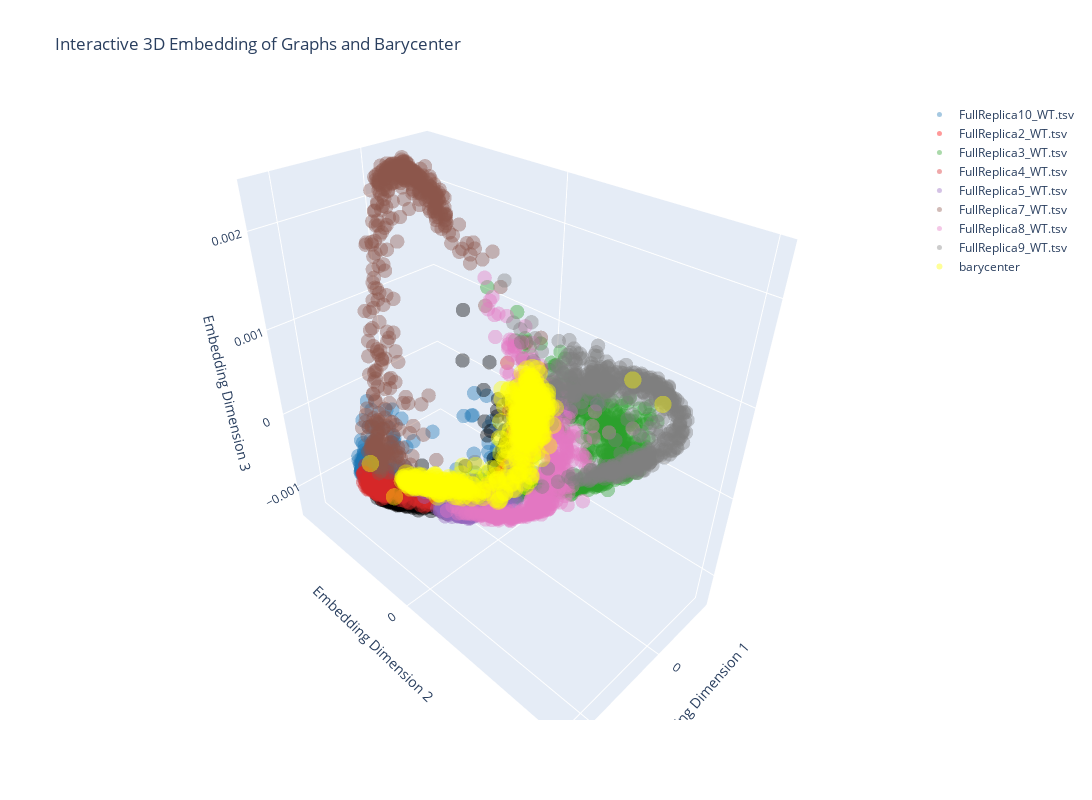

Notebook cell for this chart:
### Code cell
fig = go.Figure()

# Use unique labels directly from ds_bary (no manual addition of 'barycenter')
all_ids = np.unique(meta_data_bary['Rep'])

# Assign colors dynamically
cmap = plt.get_cmap('tab10')
replica_colors = {rep: f'rgb{cmap(i % cmap.N)[:3]}' for i, rep in enumerate(all_ids)}

# Optional: force barycenter to be yellow if it's in the list
if 'barycenter' in replica_colors:
    replica_colors['barycenter'] = 'yellow'

# Plot each group
for replica in all_ids:
    mask = meta_data_bary['Rep'] == replica
    fig.add_trace(go.Scatter3d(
        x=reduced_emb[mask, 0],
        y=reduced_emb[mask, 1],
        z=reduced_emb[mask, 2],
        mode='markers',
        marker=dict(
            size=5 if replica != 'barycenter' else 6,
            opacity=0.4,
            color=replica_colors[replica],
        ),
        name=replica
    ))

# Layout
fig.update_layout(
    title="Interactive 3D Embedding of Graphs and Barycenter",
    scene=dict(
        xaxis_title="Embedding Dimension 1",
        yaxis_title="Embedding Dimension 2",
        zaxis_title="Embedding Dimension 3"
    ),
    width=1200,
    height=800
)

fig.show()

### Figure 1 — Plotly figure (JSON) as saved in the notebook; plotly's stock layout.template omitted (floating-point values rounded to 4 significant figures; data arrays with more than 128 entries replaced by an {"elided": "..."} marker saying what was removed)
{"data": [{"marker": {"color": "rgb(0.12156862745098039, 0.4666666666666667, 0.7058823529411765)", "opacity": 0.4, "size": 5}, "mode": "markers", "name": "FullReplica10_WT.tsv", "type": "scatter3d", "x": {"elided": "492 float values"}, "y": {"elided": "492 float values"}, "z": {"elided": "492 float values"}}, {"marker": {"color": "rgb(1.0, 0.4980392156862745, 0.054901960784313725)", "opacity": 0.4, "size": 5}, "mode": "markers", "name": "FullReplica2_WT.tsv", "type": "scatter3d", "x": {"elided": "495 float values"}, "y": {"elided": "495 float values"}, "z": {"elided": "495 float values"}}, {"marker": {"color": "rgb(0.17254901960784313, 0.6274509803921569, 0.17254901960784313)", "opacity": 0.4, "size": 5}, "mode": "markers", "name": "FullReplica3_WT.tsv", "type": "scatter3d", "x": {"elided": "490 float values"}, "y": {"elided": "490 float values"}, "z": {"elided": "490 float values"}}, {"marker": {"color": "rgb(0.8392156862745098, 0.15294117647058825, 0.1568627450980392)", "opacity": 0.4, "size": 5}, "mode": "markers", "name": "FullReplica4_WT.tsv", "type": "scatter3d", "x": {"elided": "500 float values"}, "y": {"elided": "500 float values"}, "z": {"elided": "500 float values"}}, {"marker": {"color": "rgb(0.5803921568627451, 0.403921568627451, 0.7411764705882353)", "opacity": 0.4, "size": 5}, "mode": "markers", "name": "FullReplica5_WT.tsv", "type": "scatter3d", "x": {"elided": "486 float values"}, "y": {"elided": "486 float values"}, "z": {"elided": "486 float values"}}, {"marker": {"color": "rgb(0.5490196078431373, 0.33725490196078434, 0.29411764705882354)", "opacity": 0.4, "size": 5}, "mode": "markers", "name": "FullReplica7_WT.tsv", "type": "scatter3d", "x": {"elided": "474 float values"}, "y": {"elided": "474 float values"}, "z": {"elided": "474 float values"}}, {"marker": {"color": "rgb(0.8901960784313725, 0.4666666666666667, 0.7607843137254902)", "opacity": 0.4, "size": 5}, "mode": "markers", "name": "FullReplica8_WT.tsv", "type": "scatter3d", "x": {"elided": "500 float values"}, "y": {"elided": "500 float values"}, "z": {"elided": "500 float values"}}, {"marker": {"color": "rgb(0.4980392156862745, 0.4980392156862745, 0.4980392156862745)", "opacity": 0.4, "size": 5}, "mode": "markers", "name": "FullReplica9_WT.tsv", "type": "scatter3d", "x": {"elided": "500 float values"}, "y": {"elided": "500 float values"}, "z": {"elided": "500 float values"}}, {"marker": {"color": "yellow", "opacity": 0.4, "size": 6}, "mode": "markers", "name": "barycenter", "type": "scatter3d", "x": {"elided": "500 float values"}, "y": {"elided": "500 float values"}, "z": {"elided": "500 float values"}}], "layout": {"height": 800, "scene": {"xaxis": {"title": {"text": "Embedding Dimension 1"}}, "yaxis": {"title": {"text": "Embedding Dimension 2"}}, "zaxis": {"title": {"text": "Embedding Dimension 3"}}}, "title": {"text": "Interactive 3D Embedding of Graphs and Barycenter"}, "width": 1200}}
